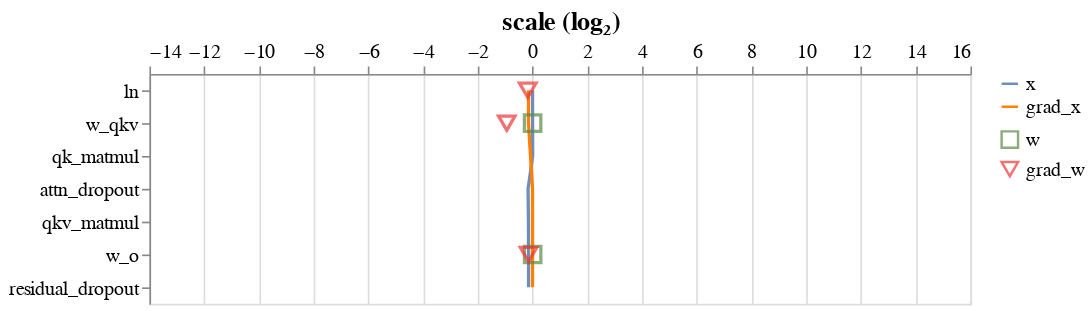

The code cell stored with this chart in its notebook:
### Markdown cell above
To unit scale the attention layer we again swap out regular layers for unit-scaled ones. This requires altering two more operations: matmul and softmax.

Like the linear layer, we provide scaling the matmul based on varying criteria. We find that scaling each matmul and linear layer here for the forward pass ensures good scaling in both directions. We see this empirically in our analysis:

### Code cell
attention = UnitScaledAttention(config).apply(init_weights(unit_init))
analyse_attn(attention, config, batch_size=64, seq_len=64)

### Figure 1 — Vega-Lite specification as saved in the notebook (floating-point values rounded to 4 significant figures)
{"config": {"view": {"continuousWidth": 400, "continuousHeight": 300}, "axis": {"labelFontSize": 12, "titleFontSize": 16}}, "layer": [{"data": {"name": "data-06b40ffe9788aa22c356f8cc967be539"}, "mark": "line", "encoding": {"color": {"field": "type", "legend": {"labelFontSize": 12, "symbolSize": 100, "title": ""}, "scale": {"range": ["#6C8EBF", "#FF8000"]}, "sort": "descending", "type": "nominal"}, "x": {"axis": {"orient": "top", "values": [-14.0, -12.0, -10.0, -8.0, -6.0, -4.0, -2.0, 0.0, 2.0, 4.0, 6.0, 8.0, 10.0, 12.0, 14.0, 16.0]}, "field": "scale (log₂)", "scale": {"domain": [-14.0, 16.0]}, "type": "quantitative"}, "y": {"field": "op", "sort": ["ln", "w_qkv", "qk_matmul", "attn_dropout", "qkv_matmul", "w_o", "residual_dropout"], "title": "", "type": "ordinal"}}}, {"data": {"name": "data-aede1f489f2a178a8d83c77516a8e9e3"}, "mark": {"type": "point", "size": 100}, "encoding": {"color": {"field": "type", "legend": {"labelFontSize": 12, "symbolSize": 100, "title": ""}, "scale": {"range": ["#5D8944", "#ED3434"]}, "sort": "descending", "type": "nominal"}, "shape": {"field": "type", "scale": {"range": ["square", "triangle-down"]}, "sort": "descending", "type": "nominal"}, "x": {"axis": {"orient": "top", "values": [-14.0, -12.0, -10.0, -8.0, -6.0, -4.0, -2.0, 0.0, 2.0, 4.0, 6.0, 8.0, 10.0, 12.0, 14.0, 16.0]}, "field": "scale (log₂)", "scale": {"domain": [-14.0, 16.0]}, "type": "quantitative"}, "y": {"field": "op", "sort": ["ln", "w_qkv", "qk_matmul", "attn_dropout", "qkv_matmul", "w_o", "residual_dropout"], "title": "", "type": "ordinal"}}}], "resolve": {"scale": {"color": "independent", "shape": "independent"}}, "width": 500, "$schema": "https://vega.github.io/schema/vega-lite/v4.17.0.json", "datasets": {"data-06b40ffe9788aa22c356f8cc967be539": [{"type": "x", "op": "ln", "scale (log₂)": -6.793e-06}, {"type": "x", "op": "w_qkv", "scale (log₂)": 0.001774}, {"type": "x", "op": "qk_matmul", "scale (log₂)": 0.005369}, {"type": "x", "op": "attn_dropout", "scale (log₂)": -0.1643}, {"type": "x", "op": "qkv_matmul", "scale (log₂)": -0.1509}, {"type": "x", "op": "w_o", "scale (log₂)": -0.1455}, {"type": "x", "op": "residual_dropout", "scale (log₂)": -0.1461}, {"type": "grad_x", "op": "ln", "scale (log₂)": -0.1471}, {"type": "grad_x", "op": "w_qkv", "scale (log₂)": -0.1487}, {"type": "grad_x", "op": "attn_dropout", "scale (log₂)": -0.001272}, {"type": "grad_x", "op": "w_o", "scale (log₂)": 0.0001799}, {"type": "grad_x", "op": "residual_dropout", "scale (log₂)": -0.001245}], "data-aede1f489f2a178a8d83c77516a8e9e3": [{"type": "w", "op": "ln", "scale (log₂)": null}, {"type": "w", "op": "w_qkv", "scale (log₂)": 0.001574}, {"type": "w", "op": "w_o", "scale (log₂)": 0.003232}, {"type": "grad_w", "op": "ln", "scale (log₂)": -0.1754}, {"type": "grad_w", "op": "w_qkv", "scale (log₂)": -0.942}, {"type": "grad_w", "op": "w_o", "scale (log₂)": -0.1457}]}}
